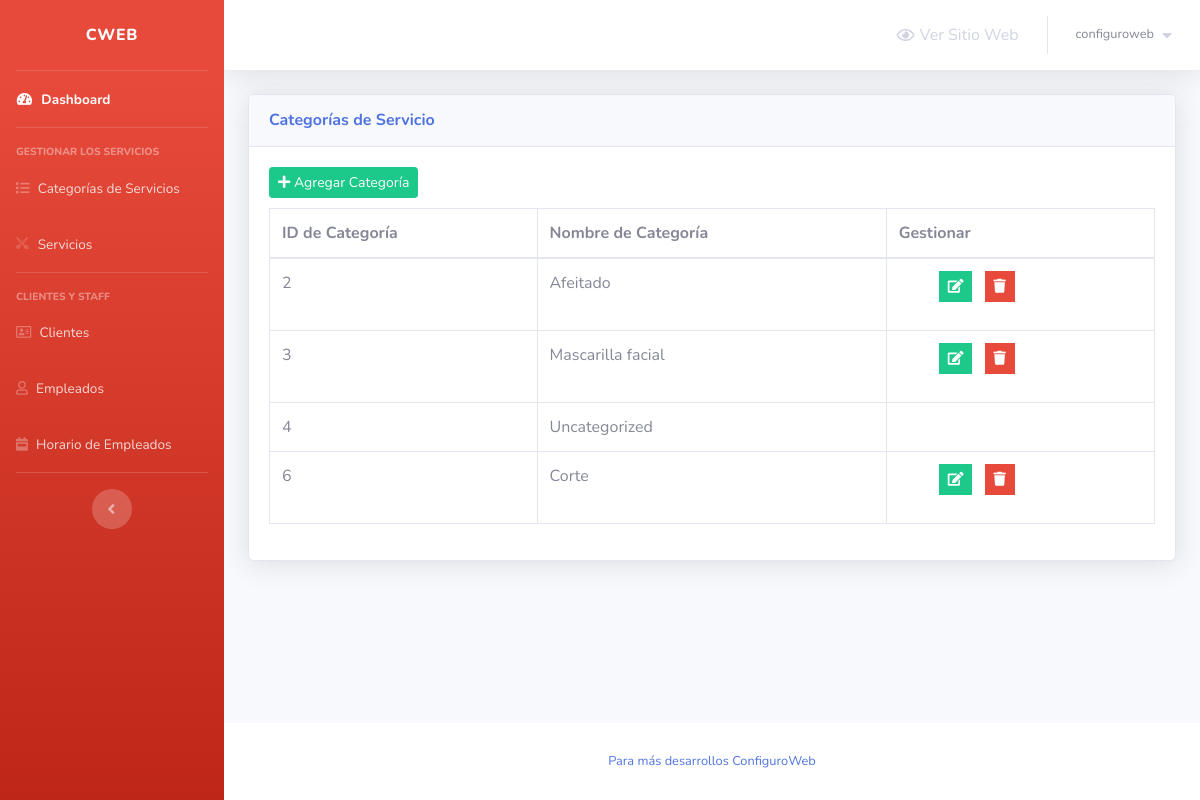
/admin/service-categories.php (signed in), run on the app's committed database.
### tables this page shows
CREATE TABLE `service_categories` (
  `category_id` int(2) NOT NULL,
  `category_name` varchar(50) NOT NULL
);

### admin/service-categories.php (the view, shortened to what this page needs)
<?php
include 'connect.php';
include 'Includes/templates/header.php';
if (isset($_SESSION['username_barbershop_Xw211qAAsq4']) && isset($_SESSION['password_barbershop_Xw211qAAsq4'])) {
?>
    <div class="container-fluid">
        <?php
        $stmt = $con->prepare("SELECT * FROM service_categories");
        $stmt->execute();
        $rows_categories = $stmt->fetchAll();
        ?>
        <div class="card shadow mb-4">
            <div class="card-header py-3">
                <h6 class="m-0 font-weight-bold text-primary">Categorías de Servicio</h6>
            </div>
            <div class="card-body">
                <button class="btn btn-success btn-sm" style="margin-bottom: 10px;" type="button" data-toggle="modal" data-target="#add_new_category" data-placement="top">
                    <i class="fa fa-plus"></i>
                    Agregar Categoría
                </button>
                <div class="table-responsive">
                    <table class="table table-bordered" id="dataTable" width="100%" cellspacing="0">
                        <thead>
                            <tr>
                                <th>ID de Categoría</th>
                                <th>Nombre de Categoría</th>
                                <th>Gestionar</th>
                            </tr>
                        </thead>
                        <tbody>
                            <?php
                            foreach ($rows_categories as $category) {
                                echo "<tr>";
                                echo "<td>";
                                echo $category['category_id'];
                                echo "</td>";
                                echo "<td>";
                                echo $category['category_name'];
                                echo "</td>";
                                echo "<td>";
                                if (strtolower($category["category_name"]) != "uncategorized") {
                                    $delete_data = "delete_" . $category["category_id"];
                                    $edit_data = "edit_" . $category["category_id"];
                            ?>
                                    <ul>
                                        <li class="list-inline-item" data-toggle="tooltip" title="Editar">
                                            <button class="btn btn-success btn-sm rounded-0" type="button" data-toggle="modal" data-target="#<?php echo $edit_data; ?>" data-placement="top"><i class="fa fa-edit"></i></button>
                                        </li>
                                        <li class="list-inline-item" data-toggle="tooltip" title="Eliminar">
                                            <button class="btn btn-danger btn-sm rounded-0" type="button" data-toggle="modal" data-target="#<?php echo $delete_data; ?>" data-placement="top"><i class="fa fa-trash"></i></button>
                                        </li>
                                    </ul>
                            <?php
                                }
                                echo "</td>";
                                echo "</tr>";
                            }
                            ?>
                        </tbody>
                    </table>
                </div>
            </div>
        </div>
    </div>
<?php
    include 'Includes/templates/footer.php';
} else {
    header('Location: login.php');
    exit();
}
?>

### data on the page
service_categories: category_id "2", category_name "Afeitado"
service_categories: category_id "3", category_name "Mascarilla facial"
service_categories: category_id "4", category_name "Uncategorized"
service_categories: category_id "6", category_name "Corte"

### other printed values
$_SESSION['username_barbershop_Xw211qAAsq4'] "configuroweb"
